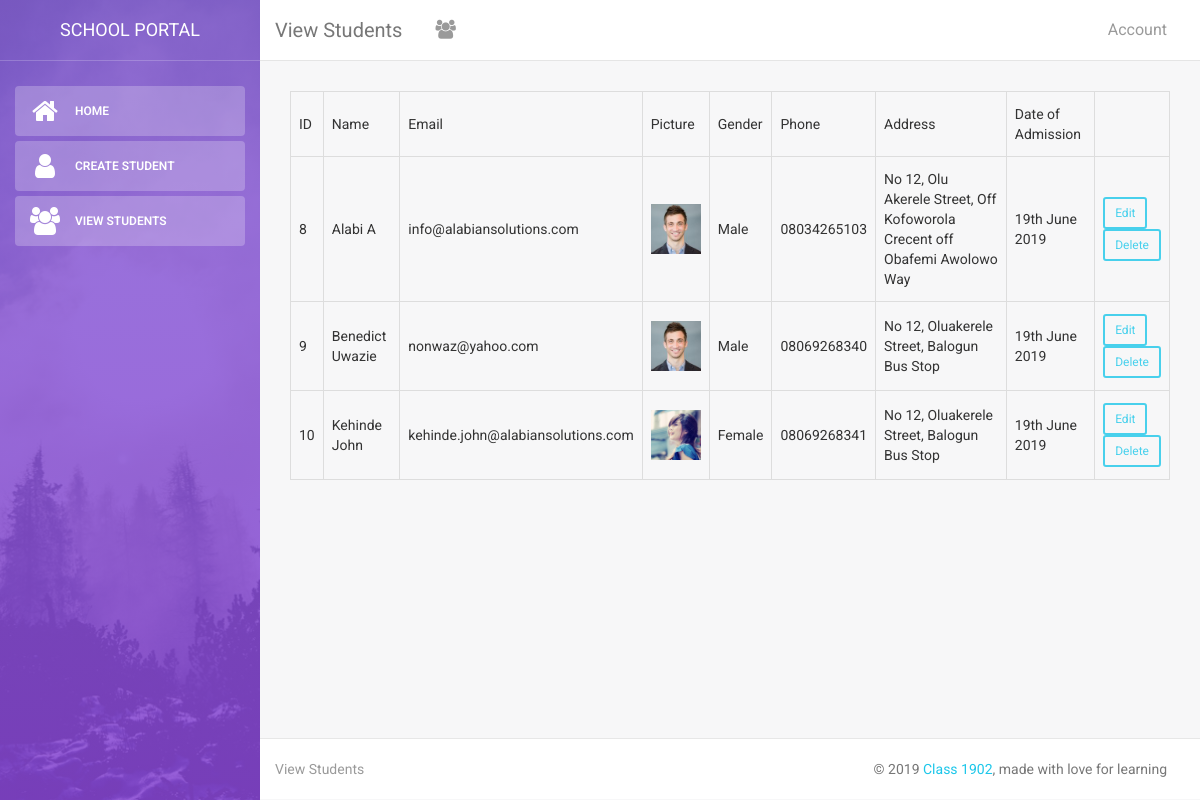
Screenshot of /project1902/view-students.php with the database file from the repository.
### tables this page shows
CREATE TABLE `registration` (
  `id` int(200) NOT NULL,
  `name` char(50) NOT NULL,
  `email` varchar(50) NOT NULL,
  `password` varchar(64) NOT NULL,
  `passport` varchar(16) NOT NULL,
  `gender` enum('male','female') NOT NULL,
  `authority` enum('admin','student') NOT NULL,
  `phone` varchar(20) NOT NULL,
  `address` text,
  `date_registered` timestamp NOT NULL DEFAULT CURRENT_TIMESTAMP ON UPDATE CURRENT_TIMESTAMP
);

### project1902/view-students.php (the view, shortened to what this page needs)
<?php
	require_once 'connection.php';
	$title = "View Students";
	$icon = "fa-users";
	$table = "<table class='table table-striped, table-bordered'>
							<tr>
								<td>ID</td> <td>Name</td> <td>Email</td> <td>Picture</td>
								<td>Gender</td> <td>Phone</td> <td>Address</td> <td>Date of Admission</td>
								<td></td>
							</tr>";
	$query = "SELECT * from registration WHERE authority = 'student'";
	if($result = mysqli_query($connection, $query)){
		if(mysqli_num_rows($result)){
			while($row = mysqli_fetch_assoc($result) ) {
				$table .="
					<tr>
								<td>{$row['id']}</td> <td>{$row['name']}</td> <td>{$row['email']}</td>
								<td><img style='width:50px;height:50px;' src='".URL."assets/passport/{$row['passport']}'/></td>
								<td>".ucfirst($row['gender'])."</td> <td>{$row['phone']}</td>
								<td>{$row['address']}</td> <td>".date("jS F Y", strtotime($row['date_registered']))."</td>
								<td>
									<a class='btn btn-sm btn-info' href='".URL."edit-student.php?id={$row['id']}'>Edit</a>
									<form action='delete-student.php' method='post'>
										<button class='btn btn-sm btn-info' value='{$row['id']}' name='delete'>Delete</button>
									</form>
								</td>
							</tr>
				";
			}
		}
		else {
			$table .= "
							<tr>
								<td colspan='9'>No Student has been admitted</td>
							</tr>";
		}
	}
	else {
		goToErrorPage(300, "Query Error ".mysqli_error($connection));
	}
	$table .="</table>";
	require_once 'templates/head.php';
?>
<body>
<div class="wrapper">
	<?php require_once "templates/side-bar.php" ?>
	<div class="main-panel">
    <?php require_once 'templates/masthead.php'; ?>
    <div class="content">
      <div class="container-fluid">
        <div class="row">
					<div class="col-md-12">
						<?php echo $table;?>
					</div>
        </div>
      </div>
    </div>
    <?php require_once 'templates/footer.php'; ?>
</div>
</div>
</body>
</html>

### project1902/templates/head.php (shortened to what this page needs)
<!doctype html>
<html lang="en">
<head>
    <link href="<?php echo URL; ?>assets/css/bootstrap.min.css" rel="stylesheet" />
    <link href="<?php echo URL; ?>assets/css/animate.min.css" rel="stylesheet"/>
    <link href="<?php echo URL; ?>assets/css/light-bootstrap-dashboard.css" rel="stylesheet"/>
    <link href="http://maxcdn.bootstrapcdn.com/font-awesome/4.2.0/css/font-awesome.min.css" rel="stylesheet">
    <link href="<?php echo URL; ?>assets/css/pe-icon-7-stroke.css" rel="stylesheet" />
</head>

### project1902/templates/side-bar.php
<div class="sidebar" data-color="purple" data-image="<?php echo URL ?>assets/img/sidebar-5.jpg">
	<div class="sidebar-wrapper">
        <div class="logo">
            <a href="" class="simple-text">
                <?php echo SITENAME; ?>
            </a>
        </div>
        <ul class="nav">
            <li class="active">
                <a href="<?php URL ?>home.php">
                  <i class="fa fa-home"></i>
                  <p>Home</p>
                </a>
            </li>
            <li class="active">
                <a href="<?php URL ?>create-student.php">
                    <i class="fa fa-user"></i>
                    <p>Create Student</p>
                </a>
            </li>
            <li class="active">
                <a href="<?php URL ?>view-students.php">
                    <i class="fa fa-users"></i>
                    <p>View Students</p>
                </a>
            </li>
        </ul>
	</div>
</div>

### project1902/templates/masthead.php (shortened to what this page needs)
<nav class="navbar navbar-default navbar-fixed">
            <div class="container-fluid">
                <div class="navbar-header">
                    <a class="navbar-brand" href="#"><?php echo $title; ?></a>
                </div>
                <div class="collapse navbar-collapse">
                    <ul class="nav navbar-nav navbar-left">
                        <li>
                            <a href="#" class="dropdown-toggle" data-toggle="dropdown">
                                <i class="fa <?php echo $icon; ?>"></i>
                            </a>
                        </li>
                    </ul>
                    <ul class="nav navbar-nav navbar-right">
                        <li>
                           <a href="">
                               Account
                            </a>
                        </li>
                    </ul>
                </div>
            </div>
        </nav>

### project1902/templates/footer.php
<footer class="footer">
  <div class="container-fluid">
      <nav class="pull-left">
          <ul>
              <li>
                  <a href="#">
                    <?php echo $title; ?>
                  </a>
              </li>
          </ul>
      </nav>
      <p class="copyright pull-right">
          &copy; <?php echo date("Y") ?> <a href="https://alabiansolutions.com">Class 1902</a>, made with love for learning
      </p>
  </div>
</footer>

### rows the page displays
registration: id "8", name "Alabi A", email "info@alabiansolutions.com", passport (picture), gender "Male", phone "08034265103", address "No 12, Olu Akerele Street, Off Kofoworola Crecent off Obafemi Awolowo Way", date_registered "19th June 2019"
registration: id "9", name "Benedict Uwazie", email "nonwaz@yahoo.com", passport (picture), gender "Male", phone "08069268340", address "No 12, Oluakerele Street, Balogun Bus Stop", date_registered "19th June 2019"
registration: id "10", name "Kehinde John", email "kehinde.john@alabiansolutions.com", passport (picture), gender "Female", phone "08069268341", address "No 12, Oluakerele Street, Balogun Bus Stop", date_registered "19th June 2019"

### other values shown
SITENAME "SCHOOL PORTAL"
$title "View Students"
